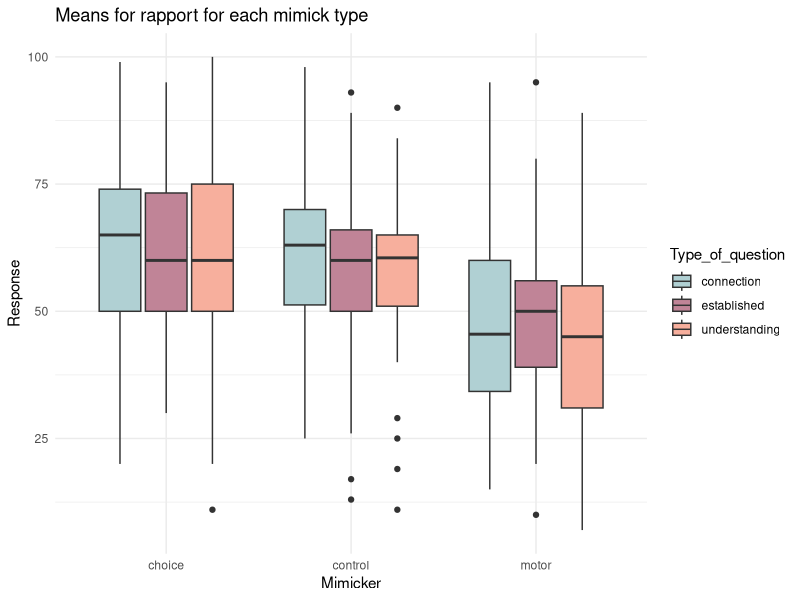
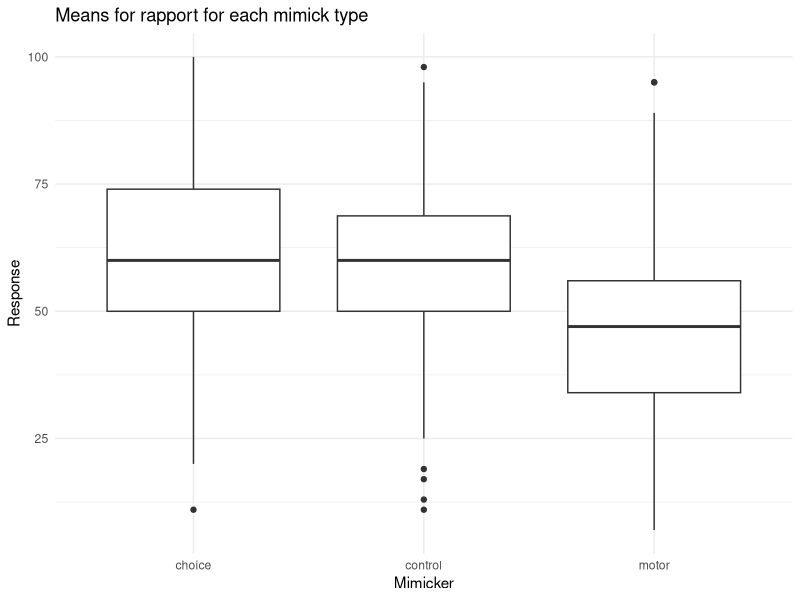
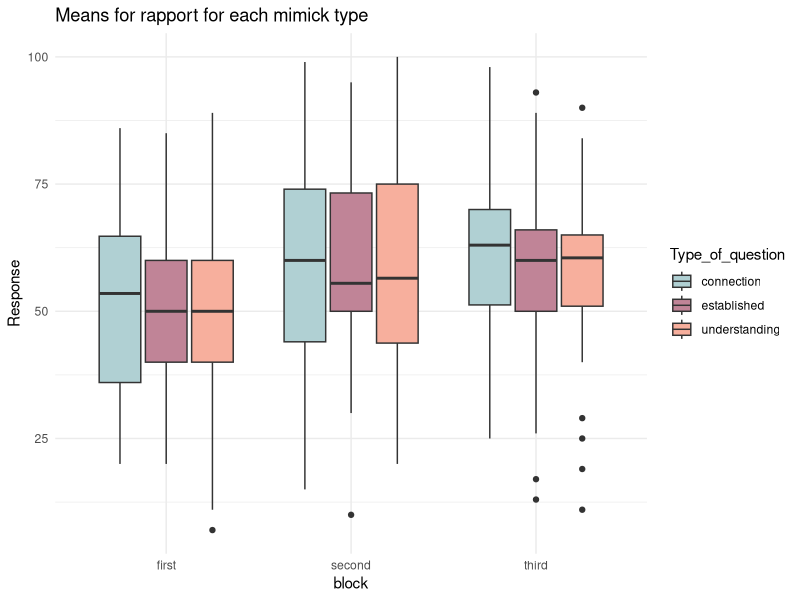
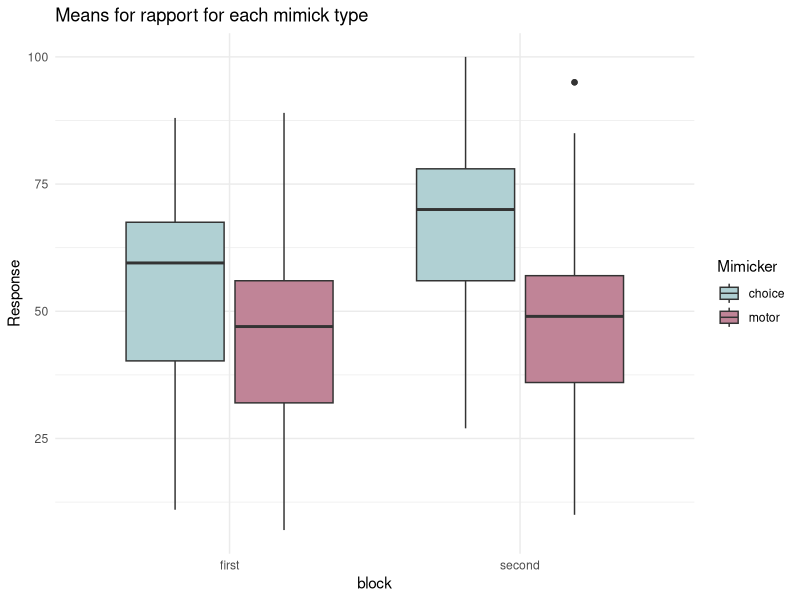

Here is the R script that generated these plots, in order:

library(tidyverse)
library(lme4)

colors_a = c('#B0D0D3', '#C08497','#F7AF9D')

groups = read_csv('groups.csv', col_names = TRUE) %>%dplyr::select(-1,-2)
groups_long = groups %>%
  dplyr::select(id, first, second, third) %>%
  pivot_longer(2:4, names_to = 'block', values_to = 'type')


# Load rapport data  ----------------
dat_rapport = read_csv('rap_data.csv')

dat_rapport2 = dat_rapport %>%
  dplyr::select('Participant_Public_ID','Question_Key','Response')
colnames(dat_rapport2) <- c('id', 'question', 'response')

dat_rapport3 <- dat_rapport2 %>%
  mutate(response = as.numeric(response)) %>%
  filter(response < 101) %>%
  separate(question, into = c('question', 'block'), -1) %>%
  mutate(block = ifelse(block == 1, 'first',
                           ifelse(block == 2, 'second', 'third'))) %>%
  mutate(Type_of_question = ifelse(str_detect(question, 'understanding'), 'understanding',
                                   ifelse(str_detect(question, 'connection'), 'connection',
                                          ifelse(str_detect(question, 'established'), 'established', 0)))) %>%
  full_join(groups_long) %>%
  na.omit() %>%
  dplyr::rename('Mimicker' = 'type') %>%
  distinct() %>%
  filter(response > 3)

write.csv(dat_rapport3, 'tidy_rapport.csv')

# Plot ------------------------
dat_rapport3 %>% 
  ggplot(aes(x = Mimicker, y = response, fill = Type_of_question)) +
  geom_boxplot() +
  scale_fill_manual(values=colors_a) +
  labs(y = 'Response', title = 'Means for rapport for each mimick type') +
  theme_minimal()

dat_rapport3 %>% 
  ggplot(aes(x = Mimicker, y = response)) +
  geom_boxplot() +
  scale_fill_manual(values=colors_a) +
  labs(y = 'Response', title = 'Means for rapport for each mimick type') +
  theme_minimal()

# analysis with type of question -----------------------
mod1 <- aov(data = dat_rapport3, response ~  Mimicker)
summary(mod1)
TukeyHSD(mod1)
# diagnostics are fine for this model check with:  plot(mod1)

# analysis without type of question
mod2 <- lm(data = dat_rapport3, response ~ Mimicker)
summary(mod2)


# blocks by order ?  ----------------------------


dat_rapport3 %>% 
  ggplot(aes(x = block, y = response, fill = Type_of_question)) +
  geom_boxplot() +
  scale_fill_manual(values=colors_a) +
  labs(y = 'Response', title = 'Means for rapport for each mimick type') +
  theme_minimal()

mod3 <- lm(data = dat_rapport3, response ~ block * Type_of_question )
summary(mod3)
# Third block is significantly different from the first one, higher rapport in third block 

dat_rapport3 %>%
  filter(block != 'third') %>%
  ggplot(aes(x = block, y = response, fill = Mimicker)) +
  geom_boxplot() +
  scale_fill_manual(values=colors_a) +
  labs(y = 'Response', title = 'Means for rapport for each mimick type') +
  theme_minimal()

dat_rapport_blocks = dat_rapport3 %>%
  filter(block != 'third')

mod3 <- lm(data = dat_rapport_blocks, response ~ block * Mimicker )
summary(mod3)








